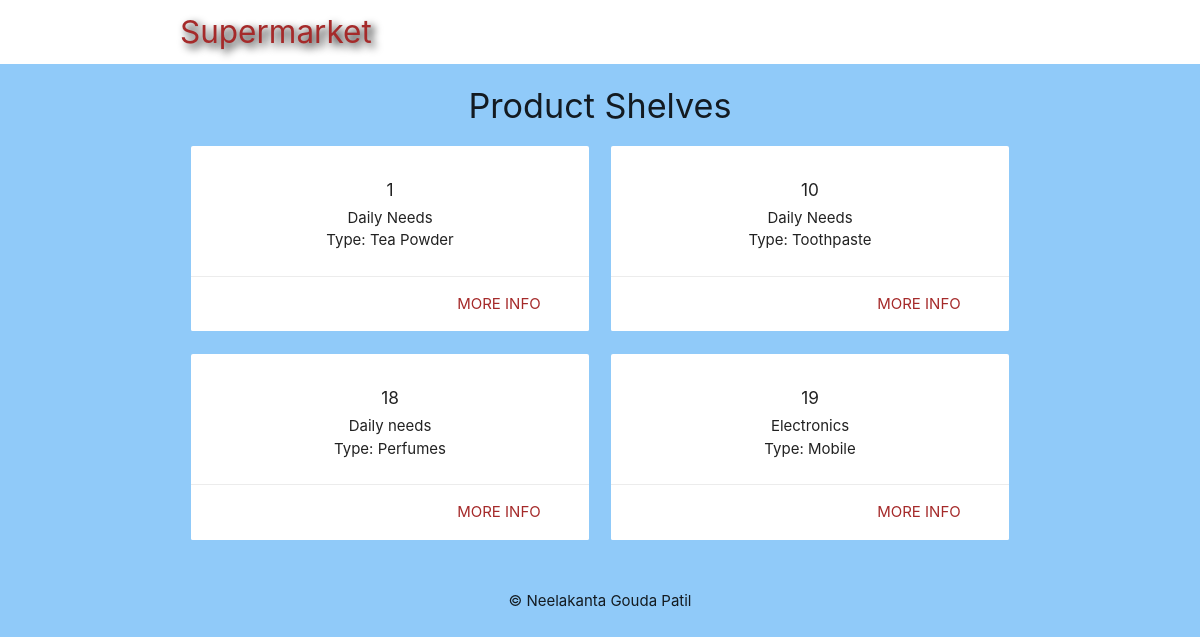
/ps_index.php, run on the app's committed database.
### tables this page shows
CREATE TABLE `product_shelves` (
  `shelf_id` int(2) NOT NULL,
  `type` varchar(255) NOT NULL,
  `category` varchar(255) NOT NULL
);

### ps_index.php (the view, shortened to what this page needs)
<?php
	include('config/db_connect_admin.php');
	$ps_sql = 'SELECT shelf_id, category, type  FROM product_shelves ORDER BY shelf_id';
	$ps_result = mysqli_query($connect, $ps_sql);
	$product_shelves = mysqli_fetch_all($ps_result, MYSQLI_ASSOC);
?>
<!DOCTYPE html>
<html>
	<?php include('templates/header.php'); ?>
	<h4 class="center darkred-text">Product Shelves</h4>
	<div class="container">
		<div class="row">
			<?php foreach ($product_shelves as $pdt_slf): ?>
				<div class="col s6 md3">
					<div class="card z-depth-0">
						<div class="card-content center">
							<h6><?php echo htmlspecialchars($pdt_slf['shelf_id']); ?></h6>
							<div><?php echo htmlspecialchars($pdt_slf['category']); ?></div>
							<div>Type: <?php echo htmlspecialchars($pdt_slf['type']); ?></div>
						</div>
						<div class="card-action right-align">
							<a class="brand-text" href="ps_details.php?id=<?php echo $pdt_slf['shelf_id']?>">more info</a>
						</div>
					</div>
				</div>
			<?php endforeach; ?>
		</div>
	</div>
	<?php include('templates/footer.php'); ?>
</html>

### templates/header.php (style rules this page uses)
.brand-text { color: #A52A2A !important; }

### data on the page
product_shelves: shelf "1", category "Daily Needs", type "Tea Powder"
product_shelves: shelf "10", category "Daily Needs", type "Toothpaste"
product_shelves: shelf "18", category "Daily needs", type "Perfumes"
product_shelves: shelf "19", category "Electronics", type "Mobile"
